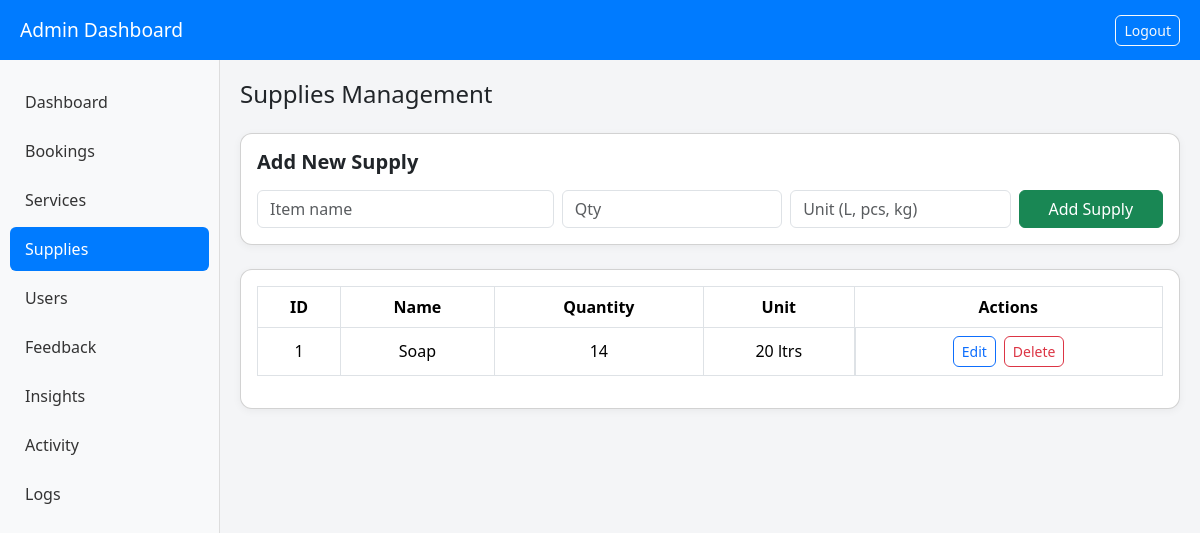
/admin/pages/supplies.php (signed in), run on an earlier commit of the app's database.
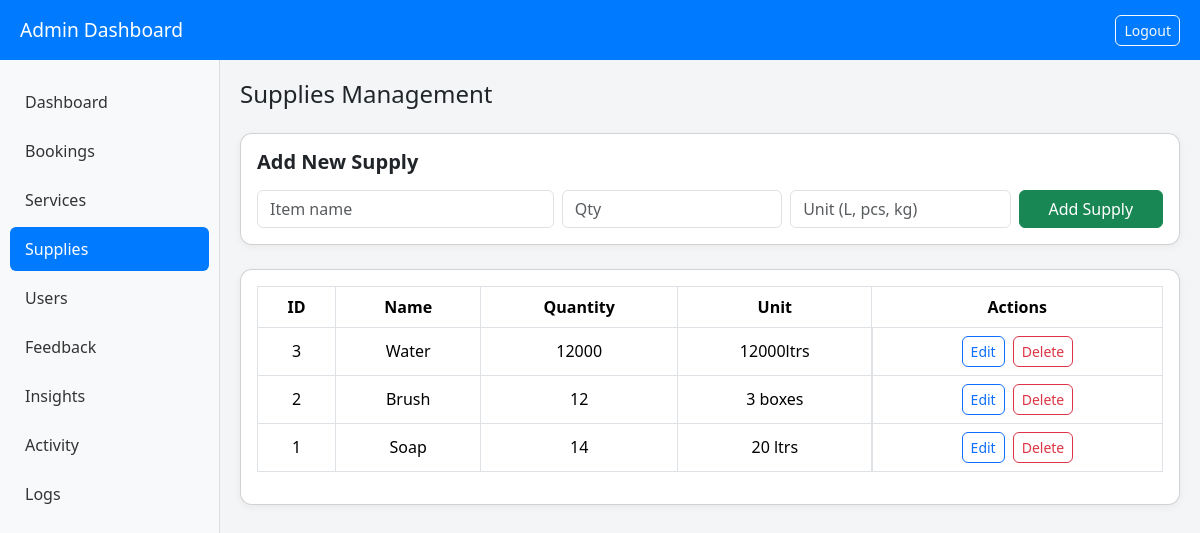
And on a later commit of the database.
### tables this page shows
CREATE TABLE supplies (
        id INTEGER PRIMARY KEY AUTOINCREMENT,
        name TEXT NOT NULL,
        quantity INTEGER DEFAULT 0,
        unit TEXT,
        last_updated DATETIME DEFAULT CURRENT_TIMESTAMP
    );

### admin/pages/supplies.php (the view, shortened to what this page needs)
<?php
require_once __DIR__ . '/../../includes/db.php';
$supplies = $db->query("SELECT * FROM supplies ORDER BY id DESC")->fetchAll(PDO::FETCH_ASSOC);
?>
<!DOCTYPE html>
<html lang="en">
<head>
<link href="https://cdn.jsdelivr.net/npm/bootstrap@5.3.2/dist/css/bootstrap.min.css" rel="stylesheet">
</head>
<body>
<header>
    <h3>Admin Dashboard</h3>
    <a href="../../logout.php" class="btn btn-outline-light btn-sm">Logout</a>
</header>
<div class="sidebar">
    <ul class="nav flex-column">
        <li><a href="../dashboard.php" class="nav-link">Dashboard</a></li>
        <li><a href="bookings.php" class="nav-link">Bookings</a></li>
        <li><a href="services.php" class="nav-link">Services</a></li>
        <li><a href="supplies.php" class="nav-link active">Supplies</a></li>
        <li><a href="users.php" class="nav-link">Users</a></li>
        <li><a href="feedback.php" class="nav-link">Feedback</a></li>
        <li><a href="insights.php" class="nav-link">Insights</a></li>
        <li><a href="activity.php" class="nav-link">Activity</a></li>
        <li><a href="logs.php" class="nav-link">Logs</a></li>
    </ul>
</div>
<div class="main-content">
    <h4 class="mb-4">Supplies Management</h4>
    <div class="card p-3 mb-4">
        <h5 class="fw-semibold mb-3" id="formTitle">Add New Supply</h5>
        <form method="POST" class="row g-2">
            <div class="col-md-4">
                <input name="name" id="supplyName" class="form-control" placeholder="Item name" required>
            </div>
            <div class="col-md-3">
                <input name="quantity" id="supplyQty" type="number" class="form-control" placeholder="Qty" required>
            </div>
            <div class="col-md-3">
                <input name="unit" id="supplyUnit" class="form-control" placeholder="Unit (L, pcs, kg)" required>
            </div>
            <div class="col-md-2">
                <button type="submit" class="btn btn-success w-100" id="saveButton">Add Supply</button>
            </div>
        </form>
    </div>
    <div class="card p-3">
        <div class="table-responsive">
            <table class="table table-bordered table-hover align-middle text-center">
                <thead>
                    <tr>
                        <th>ID</th>
                        <th>Name</th>
                        <th>Quantity</th>
                        <th>Unit</th>
                        <th>Actions</th>
                    </tr>
                </thead>
                <tbody>
                    <?php if ($supplies): ?>
                        <?php foreach ($supplies as $s): ?>
                            <tr>
                                <td><?= $s['id'] ?></td>
                                <td><?= htmlspecialchars($s['name']) ?></td>
                                <td><?= $s['quantity'] ?></td>
                                <td><?= htmlspecialchars($s['unit']) ?></td>
                                <td class="d-flex justify-content-center gap-2 flex-wrap">
                                    <button
                                        type="button"
                                        class="btn btn-outline-primary btn-sm edit-btn"
                                        data-id="<?= $s['id'] ?>"
                                        data-name="<?= htmlspecialchars($s['name'], ENT_QUOTES) ?>"
                                        data-qty="<?= $s['quantity'] ?>"
                                        data-unit="<?= htmlspecialchars($s['unit'], ENT_QUOTES) ?>">
                                        Edit
                                    </button>
                                    <form method="POST" onsubmit="return confirm('Are you sure you want to delete this supply?');">
                                        <button type="submit" class="btn btn-outline-danger btn-sm">Delete</button>
                                    </form>
                                </td>
                            </tr>
                        <?php endforeach; ?>
                    <?php else: ?>
                        <tr><td colspan="5" class="text-muted">No supplies found.</td></tr>
                    <?php endif; ?>
                </tbody>
            </table>
        </div>
    </div>
</div>
</body>
</html>

What changed in the data, as far as the page shows it:
added supplies: id "3", name "Water", quantity "12000", unit "12000ltrs"
added supplies: id "2", name "Brush", quantity "12", unit "3 boxes"
